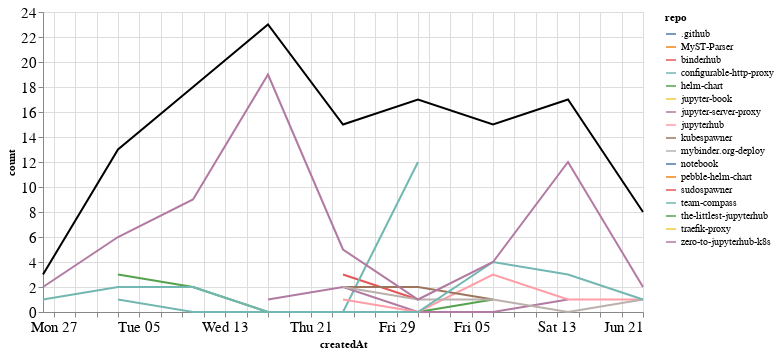

Write notebook code for a chart like this one.
### Markdown cell above
## Comments

### Code cell
comments_time = comments.groupby('repo').resample('W', on='createdAt').count()['author'].reset_index()
comments_time = comments_time.rename(columns={'author': 'count'})
comments_time_total = comments_time.groupby('createdAt').agg({"count": "sum"}).reset_index()
ch1 = alt.Chart(comments_time, width=600).mark_line().encode(
    x='createdAt',
    y='count',
    color='repo',
    tooltip="repo"
)

ch2 = alt.Chart(comments_time_total, width=600).mark_line(color="black").encode(
    x='createdAt',
    y='count',
)

ch1 + ch2

### Figure 1 — Vega-Lite specification as saved in the notebook (floating-point values rounded to 4 significant figures)
{"config": {"axisLeft": {"labelFontSize": 15}, "axisBottom": {"labelFontSize": 15}}, "layer": [{"data": {"name": "data-2ad0b98675fbb05f3a68035a87c03b50"}, "mark": "line", "encoding": {"color": {"type": "nominal", "field": "repo"}, "tooltip": {"type": "nominal", "field": "repo"}, "x": {"type": "temporal", "field": "createdAt"}, "y": {"type": "quantitative", "field": "count"}}, "width": 600}, {"data": {"name": "data-637c100ceb08abc2215fc29f14c2a0ce"}, "mark": {"type": "line", "color": "black"}, "encoding": {"x": {"type": "temporal", "field": "createdAt"}, "y": {"type": "quantitative", "field": "count"}}, "width": 600}], "$schema": "https://vega.github.io/schema/vega-lite/v4.8.1.json", "datasets": {"data-2ad0b98675fbb05f3a68035a87c03b50": [{"repo": ".github", "createdAt": "2020-05-03T00:00:00", "count": 1}, {"repo": "MyST-Parser", "createdAt": "2020-05-10T00:00:00", "count": 3}, {"repo": "binderhub", "createdAt": "2020-05-24T00:00:00", "count": 3}, {"repo": "binderhub", "createdAt": "2020-05-31T00:00:00", "count": 1}, {"repo": "configurable-http-proxy", "createdAt": "2020-05-03T00:00:00", "count": 1}, {"repo": "configurable-http-proxy", "createdAt": "2020-05-10T00:00:00", "count": 0}, {"repo": "configurable-http-proxy", "createdAt": "2020-05-17T00:00:00", "count": 0}, {"repo": "configurable-http-proxy", "createdAt": "2020-05-24T00:00:00", "count": 0}, {"repo": "configurable-http-proxy", "createdAt": "2020-05-31T00:00:00", "count": 12}, {"repo": "helm-chart", "createdAt": "2020-05-03T00:00:00", "count": 3}, {"repo": "helm-chart", "createdAt": "2020-05-10T00:00:00", "count": 2}, {"repo": "helm-chart", "createdAt": "2020-05-17T00:00:00", "count": 0}, {"repo": "helm-chart", "createdAt": "2020-05-24T00:00:00", "count": 0}, {"repo": "helm-chart", "createdAt": "2020-05-31T00:00:00", "count": 0}, {"repo": "helm-chart", "createdAt": "2020-06-07T00:00:00", "count": 1}, {"repo": "jupyter-book", "createdAt": "2020-05-10T00:00:00", "count": 1}, {"repo": "jupyter-server-proxy", "createdAt": "2020-05-17T00:00:00", "count": 1}, {"repo": "jupyter-server-proxy", "createdAt": "2020-05-24T00:00:00", "count": 2}, {"repo": "jupyter-server-proxy", "createdAt": "2020-05-31T00:00:00", "count": 0}, {"repo": "jupyter-server-proxy", "createdAt": "2020-06-07T00:00:00", "count": 0}, {"repo": "jupyter-server-proxy", "createdAt": "2020-06-14T00:00:00", "count": 1}, {"repo": "jupyterhub", "createdAt": "2020-05-24T00:00:00", "count": 1}, {"repo": "jupyterhub", "createdAt": "2020-05-31T00:00:00", "count": 0}, {"repo": "jupyterhub", "createdAt": "2020-06-07T00:00:00", "count": 3}, {"repo": "jupyterhub", "createdAt": "2020-06-14T00:00:00", "count": 1}, {"repo": "jupyterhub", "createdAt": "2020-06-21T00:00:00", "count": 1}, {"repo": "kubespawner", "createdAt": "2020-05-24T00:00:00", "count": 2}, {"repo": "kubespawner", "createdAt": "2020-05-31T00:00:00", "count": 2}, {"repo": "kubespawner", "createdAt": "2020-06-07T00:00:00", "count": 1}, {"repo": "mybinder.org-deploy", "createdAt": "2020-05-24T00:00:00", "count": 2}, {"repo": "mybinder.org-deploy", "createdAt": "2020-05-31T00:00:00", "count": 1}, {"repo": "mybinder.org-deploy", "createdAt": "2020-06-07T00:00:00", "count": 1}, {"repo": "mybinder.org-deploy", "createdAt": "2020-06-14T00:00:00", "count": 0}, {"repo": "mybinder.org-deploy", "createdAt": "2020-06-21T00:00:00", "count": 1}, {"repo": "notebook", "createdAt": "2020-05-17T00:00:00", "count": 1}, {"repo": "pebble-helm-chart", "createdAt": "2020-06-07T00:00:00", "count": 1}, {"repo": "sudospawner", "createdAt": "2020-06-21T00:00:00", "count": 3}, {"repo": "team-compass", "createdAt": "2020-04-26T00:00:00", "count": 1}, {"repo": "team-compass", "createdAt": "2020-05-03T00:00:00", "count": 2}, {"repo": "team-compass", "createdAt": "2020-05-10T00:00:00", "count": 2}, {"repo": "team-compass", "createdAt": "2020-05-17T00:00:00", "count": 0}, {"repo": "team-compass", "createdAt": "2020-05-24T00:00:00", "count": 0}, {"repo": "team-compass", "createdAt": "2020-05-31T00:00:00", "count": 0}, {"repo": "team-compass", "createdAt": "2020-06-07T00:00:00", "count": 4}, {"repo": "team-compass", "createdAt": "2020-06-14T00:00:00", "count": 3}, {"repo": "team-compass", "createdAt": "2020-06-21T00:00:00", "count": 1}, {"repo": "the-littlest-jupyterhub", "createdAt": "2020-05-10T00:00:00", "count": 1}, {"repo": "traefik-proxy", "createdAt": "2020-05-17T00:00:00", "count": 2}, {"repo": "zero-to-jupyterhub-k8s", "createdAt": "2020-04-26T00:00:00", "count": 2}, {"repo": "zero-to-jupyterhub-k8s", "createdAt": "2020-05-03T00:00:00", "count": 6}, {"repo": "zero-to-jupyterhub-k8s", "createdAt": "2020-05-10T00:00:00", "count": 9}, {"repo": "zero-to-jupyterhub-k8s", "createdAt": "2020-05-17T00:00:00", "count": 19}, {"repo": "zero-to-jupyterhub-k8s", "createdAt": "2020-05-24T00:00:00", "count": 5}, {"repo": "zero-to-jupyterhub-k8s", "createdAt": "2020-05-31T00:00:00", "count": 1}, {"repo": "zero-to-jupyterhub-k8s", "createdAt": "2020-06-07T00:00:00", "count": 4}, {"repo": "zero-to-jupyterhub-k8s", "createdAt": "2020-06-14T00:00:00", "count": 12}, {"repo": "zero-to-jupyterhub-k8s", "createdAt": "2020-06-21T00:00:00", "count": 2}], "data-637c100ceb08abc2215fc29f14c2a0ce": [{"createdAt": "2020-04-26T00:00:00", "count": 3}, {"createdAt": "2020-05-03T00:00:00", "count": 13}, {"createdAt": "2020-05-10T00:00:00", "count": 18}, {"createdAt": "2020-05-17T00:00:00", "count": 23}, {"createdAt": "2020-05-24T00:00:00", "count": 15}, {"createdAt": "2020-05-31T00:00:00", "count": 17}, {"createdAt": "2020-06-07T00:00:00", "count": 15}, {"createdAt": "2020-06-14T00:00:00", "count": 17}, {"createdAt": "2020-06-21T00:00:00", "count": 8}]}}
